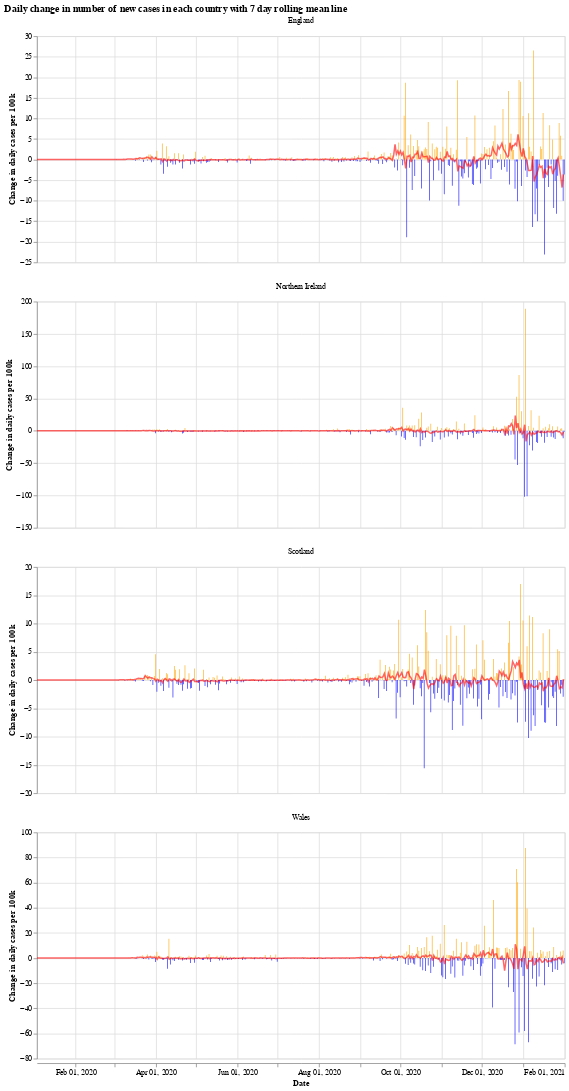

Source (notebook cell):
### Markdown cell above
We will use the Python library `Altair` for visualising the data, see the [altair docs](https://altair-viz.github.io/) for more information.

First we have a graph which shows the daily change in the number of new cases for each country. This number jumps up and down all over the place, which is likely due to delay in reporting of new cases over the weekend. Another interesting thing is that it looks like the daily cases in Wales experienced a much shorter period of calm over the summer (calm in the sense of daily cases not jumping up and down).

The orange bars are days when the number of new cases (per 100k population) was more than the previous day, while the blue are days when the number of new cases dropped. The red line is the 7 day moving average. 

When the moving average line is below 0, it means that there is a consistent drop in new cases. We can see this clearly happening around the times that lockdowns were introduced (though, to varying degrees). I will update the graphs soon with a marker of when each lockdown started.

### Code cell
# collapse
import altair as alt

bars = alt.Chart(uk_cases).mark_bar().encode(
    x=alt.X("yearmonthdate(date):T", axis=alt.Axis(title='Date')),
    y=alt.Y("casesChangeRate:Q", axis=alt.Axis(title='Change in daily cases per 100k')),
    tooltip='casesChange',
    color=alt.condition(
        alt.datum.casesChangeRate > 0,
        alt.value("orange"),  # The positive color
        alt.value("blue")  # The negative color
    )
).properties(title='Daily change in number of new cases with 7 day rolling mean',width=700).interactive()

line = alt.Chart(uk_cases).mark_line(
    color='red',
    size=2,
    opacity=0.6
).transform_window(
    rolling_mean='mean(casesChangeRate)',
    frame=[0, 7],
    groupby=['areaName']
).encode(
    x='yearmonthdate(date):T',
    y='rolling_mean:Q'
)

alt.layer(bars, line, data=uk_cases).facet(alt.Column(
    'areaName', title=''), columns=1).resolve_scale(y='independent').properties(title='Daily change in number of new cases in each country with 7 day rolling mean line')

### Figure 1 — Vega-Lite specification as saved in the notebook (floating-point values rounded to 4 significant figures; data arrays with more than 128 entries replaced by an {"elided": "..."} marker saying what was removed)
{"config": {"view": {"continuousWidth": 400, "continuousHeight": 300}}, "data": {"name": "data-b689a1ddcd557c159e6b532836937c62"}, "facet": {"type": "nominal", "field": "areaName", "title": ""}, "spec": {"layer": [{"mark": "bar", "encoding": {"color": {"condition": {"value": "orange", "test": "(datum.casesChangeRate > 0)"}, "value": "blue"}, "tooltip": {"type": "quantitative", "field": "casesChange"}, "x": {"type": "temporal", "axis": {"title": "Date"}, "field": "date", "timeUnit": "yearmonthdate"}, "y": {"type": "quantitative", "axis": {"title": "Change in daily cases per 100k"}, "field": "casesChangeRate"}}, "selection": {"selector001": {"type": "interval", "bind": "scales", "encodings": ["x", "y"]}}, "title": "Daily change in number of new cases with 7 day rolling mean", "width": 700}, {"mark": {"type": "line", "color": "red", "opacity": 0.6, "size": 2}, "encoding": {"x": {"type": "temporal", "field": "date", "timeUnit": "yearmonthdate"}, "y": {"type": "quantitative", "field": "rolling_mean"}}, "transform": [{"window": [{"op": "mean", "field": "casesChangeRate", "as": "rolling_mean"}], "frame": [0, 7], "groupby": ["areaName"]}]}]}, "columns": 1, "resolve": {"scale": {"y": "independent"}}, "title": "Daily change in number of new cases in each country with 7 day rolling mean line", "$schema": "https://vega.github.io/schema/vega-lite/v4.8.1.json", "datasets": {"data-b689a1ddcd557c159e6b532836937c62": {"elided": "1580 records"}}}
